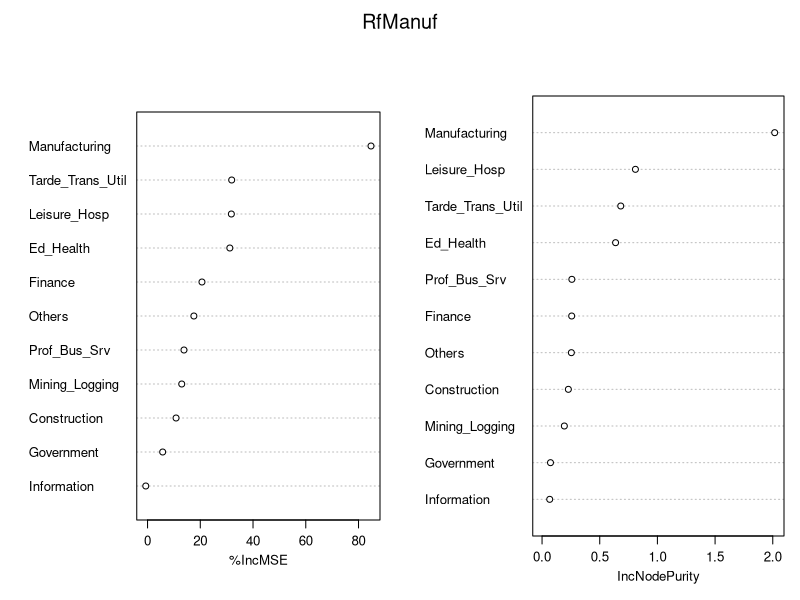
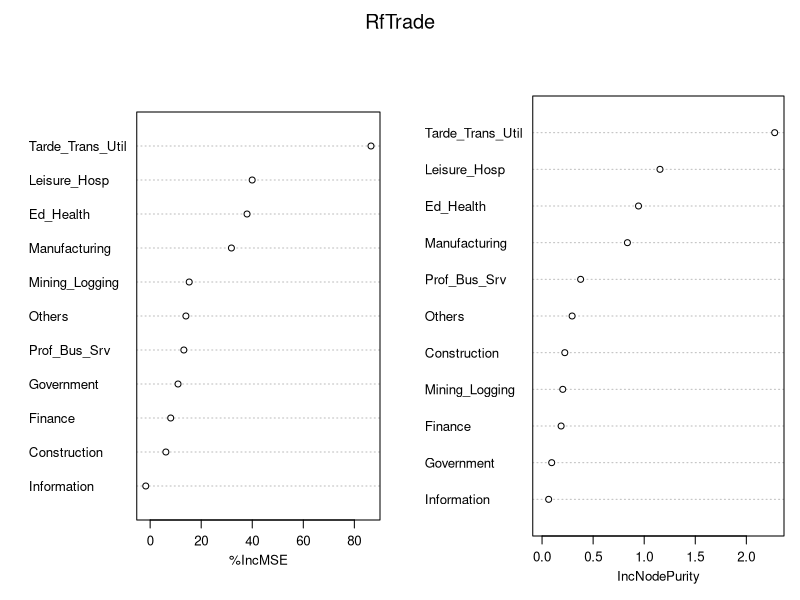
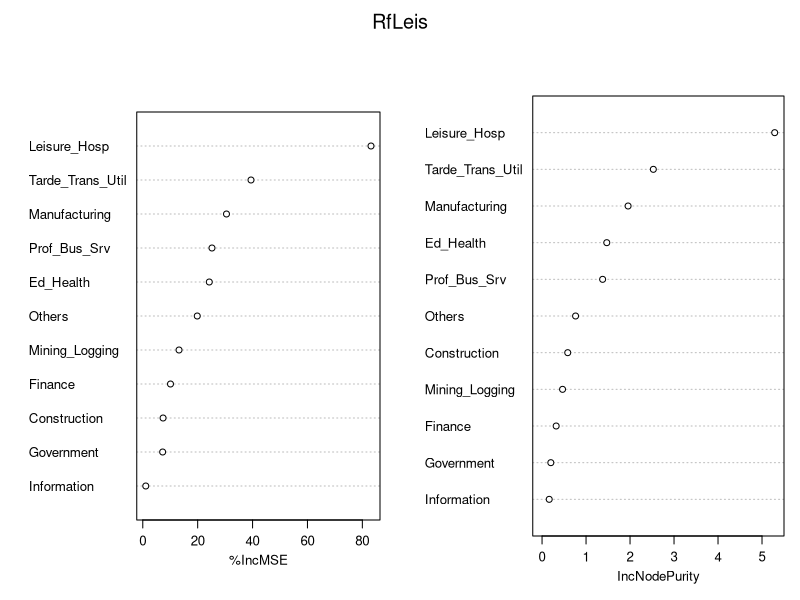

The R script that drew these images, in order: (Note: this script raises an error after producing the figures.)
# CS504 Working Version for Final Project
# Date 11-25-21
#########################
# Bill Thomson 
# Original code provided for RF  Lab 
# R Studio Version 1.4.1106
# R version 4,04
# Windows 10, i7 10th gen 64-bit operating system, x64-based processor 
# 64GB ram and 4TB SSD
########################  
# Random forest regression for Quits Data
# Code adapted from STAT 515 Labs, Original By:       Daniel Carr
########################
library(randomForest)
library(lattice)
library(hexbin)
setwd("C:/Users/billa/Desktop/CS504 Working Data Sets")
QI <- read.csv(file="Quit_2016_2021q.csv", header = TRUE, 
               sep=',', row.names =1)
View(QI)
head(QI)
set.seed(4543)  
set.seed(137)


RfManuf <- randomForest(x = QI[ ,1:11], y=QI[, 3],
                      importance=TRUE,  proximity=FALSE, ntree=5000, keepForest=TRUE)
RfManuf

RfTrade <- randomForest(x = QI[ , 1:11], y=QI[, 4],
                   importance=TRUE,  proximity=FALSE, ntree=5000,
                   keepForest=TRUE)
RfTrade

RfEduc <- randomForest(x = QI[ , 1:11], y=QI[, 8],
                   importance=TRUE,  proximity=FALSE, ntree=5000,
                   keepForest=TRUE)
RfEduc

RfLeis <- randomForest(x = QI[ , 1:11], y=QI[, 9],
                    importance=TRUE,  proximity=FALSE, ntree=5000,
                    keepForest=TRUE)
RfLeis

imp <- importance(RfManuf)
imp
imp <- importance(RfTrade)
imp
imp <- importance(RfEduc)
imp
imp <- importance(RfLeis)
imp
varImpPlot(RfManuf,cex=.8)
length(imp)
varImpPlot(RfTrade,cex=.8)
length(imp)
varImpPlot(RfLeis,cex=.8)
length(imp)
n <- 500
ord1 <- order(imp[, 1],decreasing=TRUE)
nam1 <- row.names(imp[ord1,])[1:n]
nam1
length(nam1)
ord2 <- order(imp[, 2],decreasing=TRUE)
nam2 <- row.names(imp[ord2,])[1:n]
nam2
length(nam2)
varNam <- union(nam1,nam2) 
length(varNam)
varNam<-varNam[!is.na(varNam)]
view(varNam)
varNam < na.omit(varNam)

checkCor <- round( cor(QI[,varNam],
                       method="spearman"),2)
checkCor
set.seed(4543)
Focus2 <- randomForest(x = QI[,varNam], y=QI[,4],
                          importance=TRUE,  proximity=FALSE, ntree=500, keepForest=FALSE)
Focus2
impF1 <- importance(Focus2)
impF1
varImpPlot(Focus2,cex=.9)
varDep <- colnames(QI)[3]
varNamDep <- c(varNam,varDep )
head(QI)
windows(width=9, height=9) ## For MS Windows

splom(QI[,rev(varNamDep)],
      xlab='',cex=.5,as.matrix=TRUE,
      main=paste("Quits 5yr by Industry",
                 "and Explanatory Variables",sep="\n"),
      pscale=0, varname.cex=0.38
)

ord <- order(impF1[,1],decreasing=TRUE)
varNam2 <- row.names(impF1[ord,])[1:5]
varNam2

